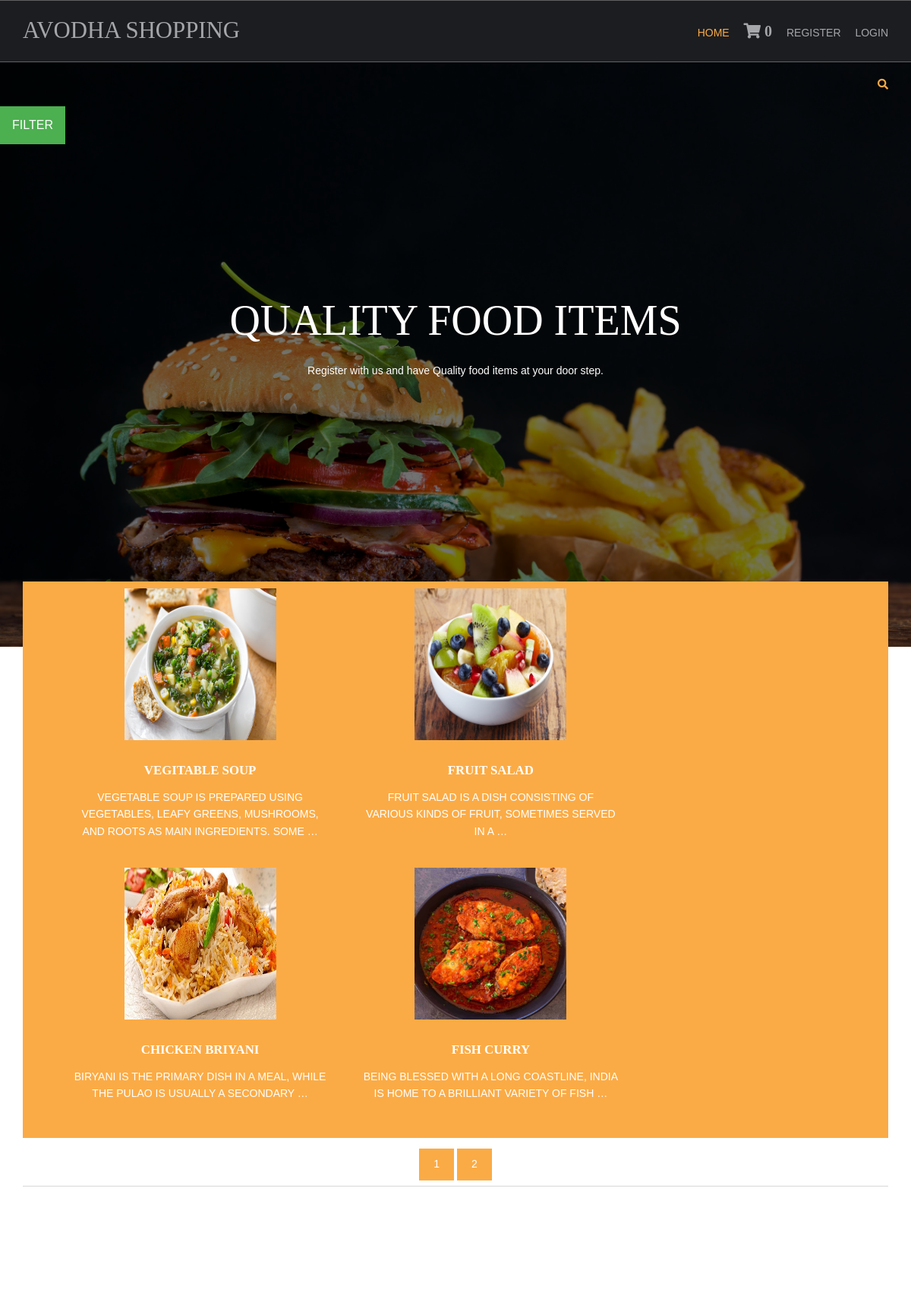
The page / on the database its author committed.
### shop/models.py (models this page shows, shortened)
class products(models.Model):
    name=models.CharField(max_length=250, unique=True)
    slug=models.SlugField(max_length=250, unique=True)
    img=models.ImageField(upload_to='product')
    desc=models.TextField()
    stock=models.IntegerField()
    available=models.BooleanField()
    price=models.IntegerField()
    category=models.ForeignKey(categ,on_delete=models.CASCADE)
    def get_url(self):
        return reverse('details',args=[self.category.slug,self.slug])

### shop/views.py (the view)
# urls.py: 2. Add a URL to urlpatterns:  path('', views.home, name='home')
def home(request,c_slug=None):
    c_page=None
    prodt=None
    if c_slug!=None:
        c_page=get_object_or_404(categ,slug=c_slug)
        prodt=products.objects.filter(category=c_page,available=True)
    else:
         prodt=products.objects.all().filter(available=True)
    cat=categ.objects.all()
    paginator=Paginator(prodt,4)
    try:
        page=int(request.GET.get('page','1'))
    except:
        page=1
    try:
        pro=paginator.page(page)
    except(EmptyPage,InvalidPage):
        pro=paginator.page(paginator.num_pages)
    return render(request,'index.html',{'pr':prodt,'ct':cat,'pg':pro})

### cart/context_processor.py (called while the page is built)
def count(request):
    item_count=0
    if 'admin' in request.path:
        return{}
    else:
        try:
            ct=cartlist.objects.filter(cart_id=c_id(request))
            cti=items.objects.all().filter(cart=ct[:1])
            for c in cti:
                item_count+=c.quant
        except cartlist.DoesNotExist:
            item_count=0
        return dict(itc=item_count)

### cart/views.py (called while the page is built)
def c_id(request):
    ct_id=request.session.session_key
    if not ct_id:
        ct_id=request.session.create()
    return ct_id

### shop/models.py (called while the page is built)
    def get_url(self):
        return reverse('prod_cat',args=[self.slug])

### templates/index.html (shortened to what this page needs)
{% extends 'base.html' %}
{% load static %}
{% block content %}
<html lang="">
<head>
<link href="{% static 'hm/layout/styles/layout.css' %}" rel="stylesheet" type="text/css" media="all">
</head>
<body id="top">
<div class="bgded overlay" style="background-image:url('{% static 'hm/images/demo/backgrounds/bgf.jpg' %}');">
  <div class="wrapper row0">
    <div id="topbar" class="hoc clear">
  <div class="fl_right">
        <ul class="nospace">
          <li id="searchform">
          </li>
        </ul>
     </div>
  </div>
    <div class="dropdown">
  <button class="dropbtn">FILTER</button>
</div>
      </div>
  <div id="pageintro" class="hoc clear">
    <article>
      <h3 class="heading">QUALITY FOOD ITEMS</h3>
      <p>Register with us and have Quality food items at your door step.</p>
    </article>
  </div>
</div>
<div class="wrapper row3">
  <main class="hoc container clear">
    <section id="introblocks">
      <ul class="no space group btn space-80">
        {% for i in pg.object_list %}
        <li class="one_third">
          <figure><a class="imgover" href="{{i.get_url}}"><img src="{{i.img.url}}" alt="" style="height:200;width:200;"></a>
            <figcaption>
              <h6 class="heading">{{i.name}}</h6>
              <p>{{i.desc|truncatewords:15}}</p>
              <br>
            </figcaption>
          </figure>
        </li>
        {% endfor %}
      </ul>
    </section>
    <center>
      {% for p in pg.paginator.page_range %}
      <a href="?page={{p}}"class="btn btn-light btn-sm {% if pg.number == p %} active {% endif %}">{{p}}</a>
      {% endfor %}
    </center>
    <hr class="btmspace-80">
  </main>
</div>
</body>
</html>
{% endblock %}

### templates/base.html (shortened to what this page needs)
{% load static %}
<html lang="">
<head>
<link href="{% static 'hm/layout/styles/layout.css' %}" rel="stylesheet" type="text/css" media="all">
</head>
<body id="top">
  <div class="wrapper row1">
    <header id="header" class="hoc clear">
      <div id="logo" class="fl_left">
        <h1><a href="/">AVODHA SHOPPING</a></h1>
      </div>
      <nav id="mainav" class="fl_right">
        <ul class="clear">
          <li class="active"><a href="/">Home</a></li>
          <li><a class="active" href="{% url 'cartDetails' %}"><i class="fa fa-shopping-cart" style="font-size:20px">&nbsp;{{itc}}</i></a></li>
         {% if user.is_authenticated %}
          <li>Hai,{{user.username}}</li>
          <li><a class="active" href="accounts/logout">Logout</a></li>
          {% else %}
          <li><a class="active" href="accounts/register">Register</a></li>
          <li><a class="active" href="accounts/login">Login</a></li>
          {% endif %}
        </ul>
      </nav>
    </header>
  </div>
{% block content %}
{% endblock %}
</body>
</html>

### static/hm/layout/styles/layout.css (style rules this page uses)
.row1 { border:solid; border-width:1px 0; }
#topbar { padding:20px 0; font-size:.8rem; text-transform:uppercase; }
#topbar ul li { display:inline-block; margin-right:15px; }
#topbar ul li:last-child { margin-right:0; padding-right:0; border-right:none; }
#topbar #searchform { position:relative; line-height:1; z-index:9999; }
#topbar #searchform::after { display:block; height:18px; line-height:18px; padding:0; font-family:"Font Awesome\ 5 Free"; font-weight:900; font-size:1rem; content:"\f002"; }
#topbar #searchform ::placeholder { text-transform:capitalize; }
#header #logo { margin:22px 0 0 0; }
#header #logo h1 { margin:0; padding:0; font-size:2.2rem; text-transform:uppercase; }
#pageintro { padding:200px 0 300px; }
#pageintro article, #pageintro article p { display:block; max-width:75%; margin:0 auto; text-align:center; }
#pageintro article p { max-width:65%; line-height:2rem; }
#pageintro .heading { margin-bottom:20px; font-size:4rem; }
.container { padding:80px 0; }
#introblocks { display:block; position:relative; margin:-180px 0 0 0; z-index:1; text-align:center; }
#introblocks figure figcaption { display:block; padding:30px 0 0 0; text-align:center; }
#introblocks figure figcaption .heading { font-size:1.2rem; font-weight:700; margin-bottom:0; }
*, *::before, *::after { transition:all .3s ease-in-out; }
nav ul, nav ol { margin:0; padding:0; list-style:none; }
#mainav, #breadcrumb, .sidebar nav { line-height:normal; }
#mainav ul { text-transform:uppercase; }
#mainav li { display:inline-block; position:relative; margin:0 15px 0 0; padding:0; }
#mainav li:last-child { margin-right:0; }
#mainav li a { display:block; padding:30px 0; }
body { color:#A5A6AA; background-color:#1C1D21; }
a { color:#FBAB45; }
hr, .borderedbox { border-color:#D7D7D7; }
.overlay { color:#FFFFFF; background-color:inherit; }
.overlay::after { color:inherit; background-color:rgba(0,0,0,.55); }
.btn, .btn.inverse:hover { color:#FFFFFF; background-color:#FBAB45; border-color:#FBAB45; }
.imgover, .imgover:hover::after { color:#FFFFFF; }
.row1 { border-color:rgba(255,255,255,.3); }
.row3 { color:#474747; background-color:#FFFFFF; }
#topbar #searchform { color:#FBAB45; }
#header #logo h1 a { color:inherit; }
#pageintro { color:#FFFFFF; }
#mainav li a { color:inherit; }
#mainav .active a, #mainav a:hover, #mainav li:hover > a { color:#FBAB45; background-color:inherit; }
@media screen and (min-width:1140px) { .hoc { max-width:1140px; } }

### templates/index.html (style rules this page uses)
.dropbtn { background-color: #4CAF50; color: white; padding: 16px; font-size: 16px; border: none; cursor: pointer; }
.dropdown { position: relative; display: inline-block; padding left: 56px; }

### rows shown on the page
products: img (picture), name "VEGITABLE SOUP", desc "VEGETABLE SOUP IS PREPARED USING VEGETABLES, LEAFY GREENS, MUSHROOMS, AND ROOTS AS MAIN INGREDIENTS. SOME …"
products: img (picture), name "FRUIT SALAD", desc "FRUIT SALAD IS A DISH CONSISTING OF VARIOUS KINDS OF FRUIT, SOMETIMES SERVED IN A …"
products: img (picture), name "CHICKEN BRIYANI", desc "BIRYANI IS THE PRIMARY DISH IN A MEAL, WHILE THE PULAO IS USUALLY A SECONDARY …"
products: img (picture), name "FISH CURRY", desc "BEING BLESSED WITH A LONG COASTLINE, INDIA IS HOME TO A BRILLIANT VARIETY OF FISH …"

### other values the page prints
{{ itc }} "0"
{{ p }} "1" "2"
